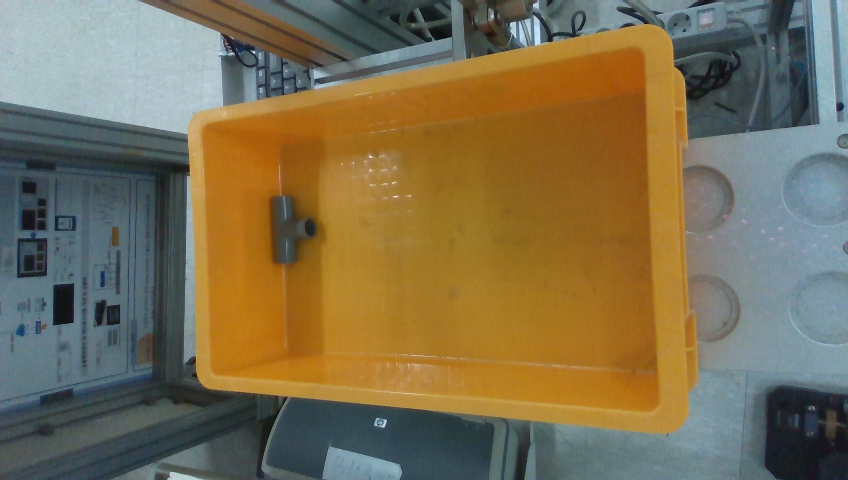
#> input picture Minsoo_net/test/saved_data/color_raw_1.png, 848 x 480 px
$ python -i depth_image.py   (imports and definitions only)   (older library calls are emulated)
#> lines starting #> are read from the running program, lines starting #| are printed output that depends on the picture
# depth_image.py
import logging

import numpy as np
import cv2
from scipy.ndimage import distance_transform_edt

class DepthImage:
    def __init__(self, depth_data=None,visualize=None):
        self._data = depth_data.astype(np.float32)
        self._data[np.isnan(self._data)] = 0.0
        logging.debug(f'이미지 데이터 크기: {self._data.shape}')
        self._sobel_x = None
        self._sobel_y = None
        self.visualize=visualize

    # [48 lines left out: functions _compute_sobel, gradient_threshold, surface_normals, not called in this run]

    def resize(self, scale):
        resized = cv2.resize(self._data, None, fx=scale, fy=scale)
        return DepthImage(resized)

    # [6 lines left out: function inpaint_depth, not called in this run]

# [20 lines not run here, left out]

>>> import cv2
>>> picture = cv2.imread('../test/saved_data/color_raw_1.png', cv2.IMREAD_GRAYSCALE)
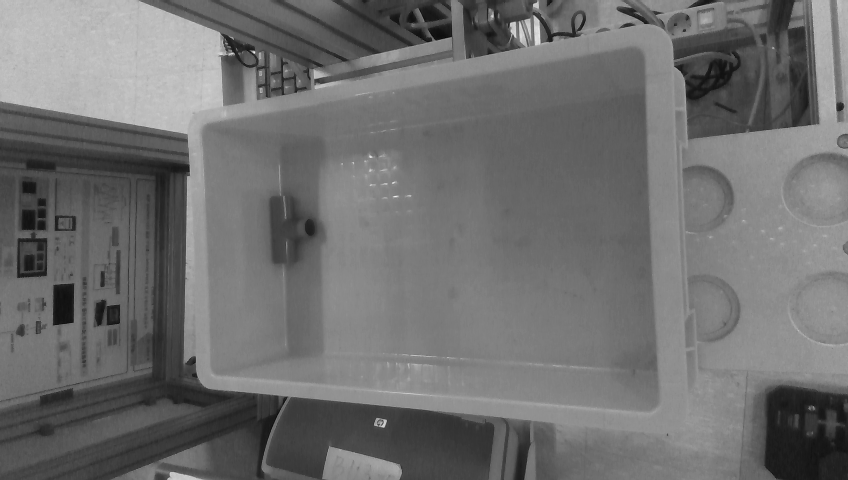
#> picture: shape (480, 848); min 6, max 241, mean 111.1
#> (the run stopped early here; a loop or call above may not have finished)
